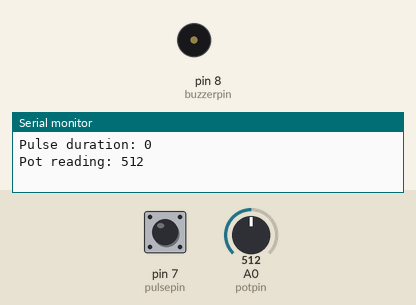
Bench run of a program on a simulated Arduino Uno, built with avr-gcc and run on an emulated ATmega328P. Parts: buzzer (waves = sounding), the last lines printed to the serial monitor. The test bench sets the inputs (shaded band); at power-on: A0 (potpin) = 512, pin 7 (pulsepin) LOW.

Above: at 1.2 s.
1.3 s: A0 (potpin) set to 535
3.2 s: A0 (potpin) set to 565
At 4.3 s:
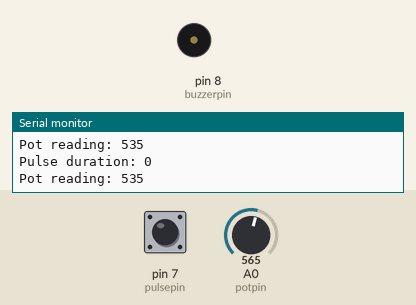
7.3 s: pin 7 (pulsepin) pulled HIGH for 0.15 s
Timing chart, 0 to 16.8 s (numbered marks = the images above; inputs shaded):
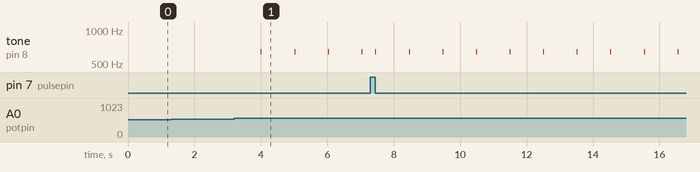

Measured:
- the behaviour switches between 550 and 551 on A0 (potpin) (found by bisection; images 0 and 1)
- after the input at 3.2 s, tone on pin 8 (buzzerpin): alternates 641 Hz for 0.01 s and silent for 1.0 s, starting after 0.80 s

The program:

main.cpp
```cpp
#include <Arduino.h>
int potpin = A0;
int buzzerpin = 8;
int pulsepin = 7;

unsigned long duration = 0;


void setup() {
  // nothing to do here
  Serial.begin(9600);
  pinMode(pulsepin, INPUT);
}

void loop() {

  int potreading = analogRead(potpin);
  int frequency = map(potreading, 0, 1023, 200, 1000); // map the pot reading to a frequency
  // play the tone for 1 second:
  if (potreading > 550) {
    tone(buzzerpin, frequency,10);
    delay(10);
  }
  else {

  }
   duration = pulseIn(pulsepin, HIGH, 1000000);

   Serial.print("Pulse duration: ");
   Serial.println(duration);

   Serial.print("Pot reading: ");
   Serial.println(potreading);
}
```
